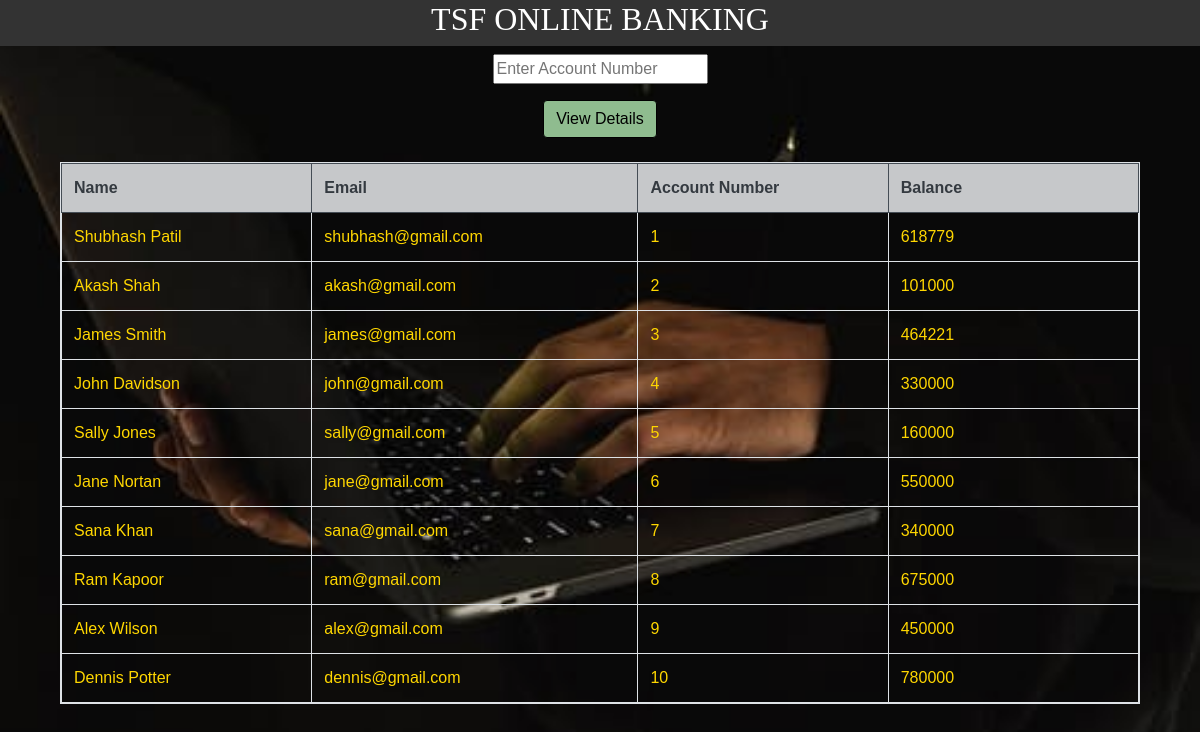
Before: /view_customers.php with the older database file.
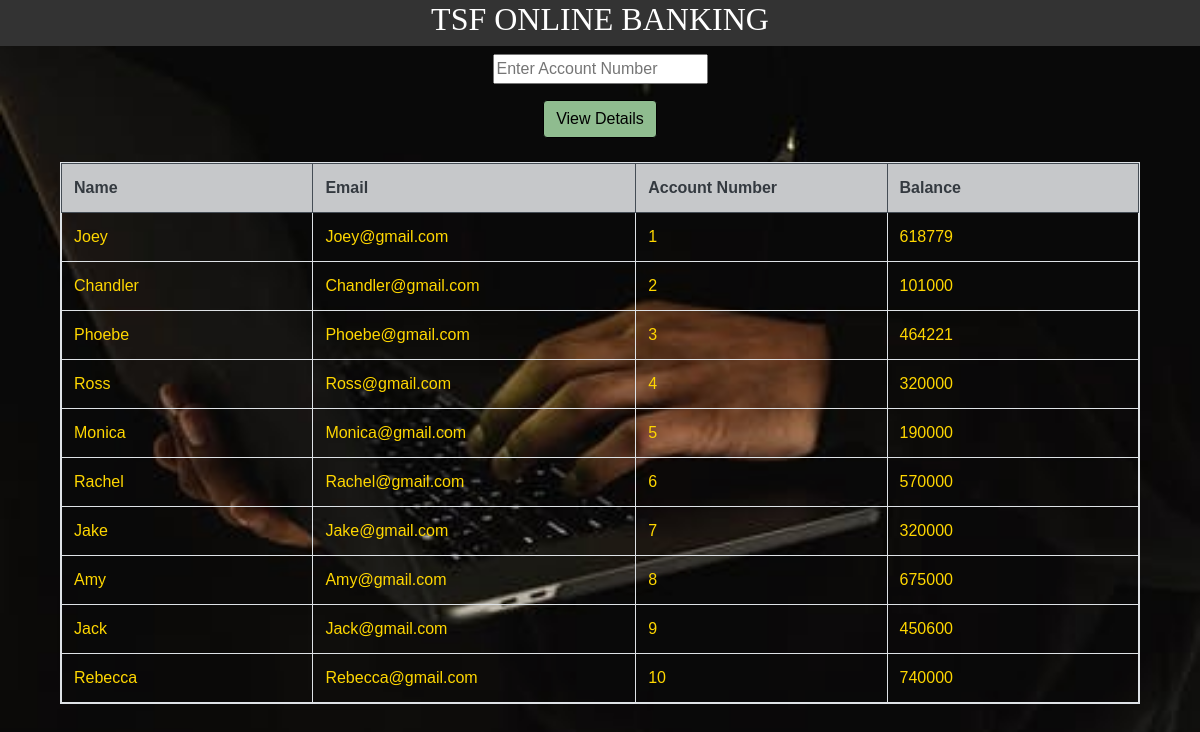
After: the same page with the newer database file.
### tables this page shows
CREATE TABLE `customer_details` (
  `name` varchar(55) NOT NULL,
  `email` varchar(44) NOT NULL,
  `account_no` int(11) NOT NULL,
  `current_bal` int(33) NOT NULL,
  `address` text NOT NULL
);

### view_customers.php (the view, shortened to what this page needs)
<!DOCTYPE html>
<html>
<head>
    <link rel="stylesheet" href="https://stackpath.bootstrapcdn.com/bootstrap/4.5.2/css/bootstrap.min.css"
>
     <link rel="stylesheet" href="https://use.fontawesome.com/releases/v5.12.1/css/all.css">
    <link rel="stylesheet" href="https://cdnjs.cloudflare.com/ajax/libs/font-awesome/4.7.0/css/font-awesome.min.css">
</head>
<body>
  <div class="topnav" >
 <h1 style="color:white;"> TSF ONLINE BANKING </h1>
</div>
<center>
<div class="container">
    <div class="contact-box">
      <div class="right">
        <form action="customer.php" method="post" >
          <input name="ano" type="integer" class="field" placeholder= "Enter Account Number" required >
        <button  type="submit" class="btn bttn">View Details</button>
        </form>
      </div>
    </div>
  </div>
 <div class="container my-4">
   <div class="col-lg-12">
    <table class=" table table-responsive table-striped table-hover table-bordered">
        <tr class="table-dark text-dark">
            <th width="10% ">Name</th>
            <th width="10%">Email</th>
            <th width="10%">Account Number</th>
            <th width="10%">Balance</th>
        </tr>
<?php
$user = 'root';
$password = '';
$database = 'bank';
$servername='localhost:3306';
$mysqli = new mysqli($servername, $user,
                $password, $database);
$sql = "SELECT * FROM customer_details ORDER BY account_no ASC ";
$result = $mysqli->query($sql);
     while($rows=$result->fetch_assoc()) {
        ?>
            <tr>
                <td><?php echo $rows['name'];?> </td>
                <td><?php echo $rows['email'];?></td>
                <td><?php echo $rows['account_no'];?> </td>
                <td><?php echo $rows['current_bal'];?> </td>
              </tr>
    <?php
     }
    ?>
</table>
</div>
</div>
</center>
</body>
</html>

### view_customers.php (style rules this page uses)
body { background : radial-gradient(#fff,#ffd6d6); background-image: url("bank1.jpeg"); background-repeat: no-repeat; background-size: 100%; font-family: Arial, Helvetica, sans-serif; }
.bttn { border: 1px solid black; color: black; text-align: center; background-color:#8FBC8F; }
td { color: gold; }
.topnav { overflow: hidden; background-color: #333; }
h1 { text-align: center; color: #006600; font-size: xx-large; font-family: 'Gill Sans', 'Gill Sans MT', ' Calibri', 'Trebuchet MS', 'sans-serif'; }

Changed rows visible on the page:
changed customer_details id 1: name "Shubhash Patil" → "Joey"; email "shubhash@gmail.com" → "Joey@gmail.com"
changed customer_details id 2: name "Akash Shah" → "Chandler"; email "akash@gmail.com" → "Chandler@gmail.com"
changed customer_details id 3: name "James Smith" → "Phoebe"; email "james@gmail.com" → "Phoebe@gmail.com"
changed customer_details id 4: name "John Davidson" → "Ross"; email "john@gmail.com" → "Ross@gmail.com"; current_bal "330000" → "320000"
changed customer_details id 5: name "Sally Jones" → "Monica"; email "sally@gmail.com" → "Monica@gmail.com"; current_bal "160000" → "190000"
changed customer_details id 6: name "Jane Nortan" → "Rachel"; email "jane@gmail.com" → "Rachel@gmail.com"; current_bal "550000" → "570000"
changed customer_details id 7: name "Sana Khan" → "Jake"; email "sana@gmail.com" → "Jake@gmail.com"; current_bal "340000" → "320000"
changed customer_details id 8: name "Ram Kapoor" → "Amy"; email "ram@gmail.com" → "Amy@gmail.com"
changed customer_details id 9: name "Alex Wilson" → "Jack"; email "alex@gmail.com" → "Jack@gmail.com"; current_bal "450000" → "450600"
changed customer_details id 10: name "Dennis Potter" → "Rebecca"; email "dennis@gmail.com" → "Rebecca@gmail.com"; current_bal "780000" → "740000"
